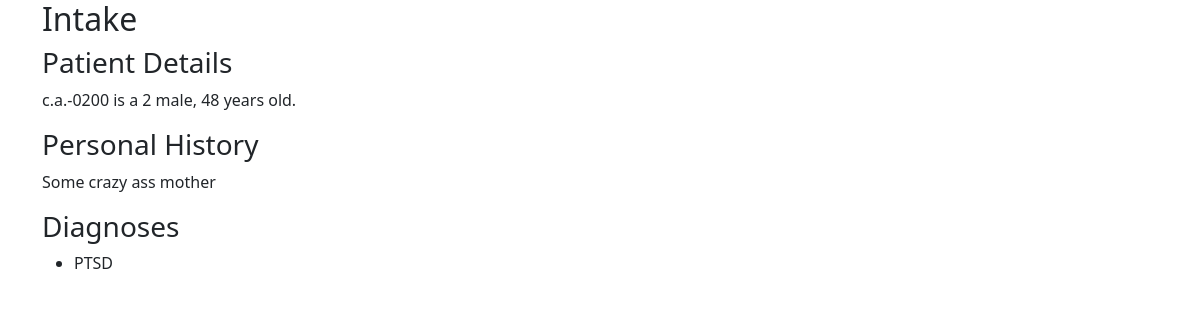
/letters/1, run on the app's committed database.
### formletter/models.py (models this page shows, shortened)
class Patient(models.Model):
  created_at = models.DateTimeField(auto_now_add=True)
  updated_at = models.DateTimeField(auto_now=True)
  last_initial = models.CharField(max_length=1)
  first_initial = models.CharField(max_length=1)
  last_4 = models.CharField(max_length=4)
  diagnoses = models.ManyToManyField(Diagnosis)
  age = models.IntegerField()
  history = models.TextField(max_length=10000)
  class MaritalStatus(models.TextChoices):
        SINGLE = 'single', "Single"
        MARRIED = 'married', "Married"
  marital_status = models.CharField(
        max_length=10,
        choices=MaritalStatus.choices,
        default=MaritalStatus.SINGLE)

class Diagnosis(models.Model):
  created_at = models.DateTimeField(auto_now_add=True)
  updated_at = models.DateTimeField(auto_now=True)
  name = models.CharField(max_length=100)
  description = models.TextField(max_length=1000, null=True, blank=True)
  def __str__(self):
    return self.name

### formletter/views.py (the view)
# urls.py: path('letters/<int:patient_id>', IntakeView, name="letter")
def IntakeView(request, patient_id):
  p = get_object_or_404(Patient, pk=patient_id)
  return render(request, 'formletter/intake.html', {'first_initial': p.first_initial, 'last_initial': p.last_initial, 'last_4': p.last_4, 'diagnoses': p.diagnoses.all(), 'age': p.age, 'marital_status': p.marital_status, 'history': p.history})

### formletter/templates/formletter/intake.html
{% extends "./base.html" %}
{% block content %}
<h2>Intake</h2>
<h3>Patient Details</h3>
<p>{{last_initial}}.{{first_initial}}.-{{last_4}} is a {{marital_status}} male, {{age}} years old.</p>
<h3>Personal History</h3>
<p>{{history}}</p>
<h3>Diagnoses</h3>
<ul>
  {% for diagnosis in diagnoses %}
    <li>{{diagnosis}}</li>
  {% endfor %}
</ul>
{% endblock %}

### data on the page
Patient: last_4 "0200", history "Some crazy ass mother"
Diagnosis: name "PTSD"

### other printed values
{{ last_initial }} "c"
{{ first_initial }} "a"
{{ marital_status }} "2"
{{ age }} "48"
